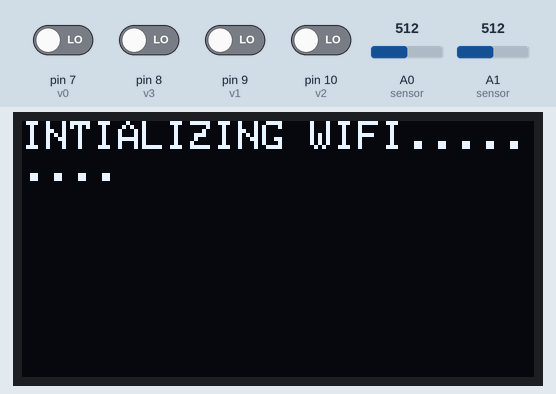
Simulated run of this sketch. Board: Arduino Nano, built with avr-gcc and run on an emulated ATmega328P. Parts: 128×64 one-colour display. The test bench sets the inputs (shaded band); at power-on: pin 7 (v0), pin 8 (v3), pin 9 (v1), pin 10 (v2) LOW, A0 (sensor) = 512, A1 (sensor) = 512. What the sketch prints to the serial monitor is not drawn.

Above: at 1.0 s.
At 2.7 s:
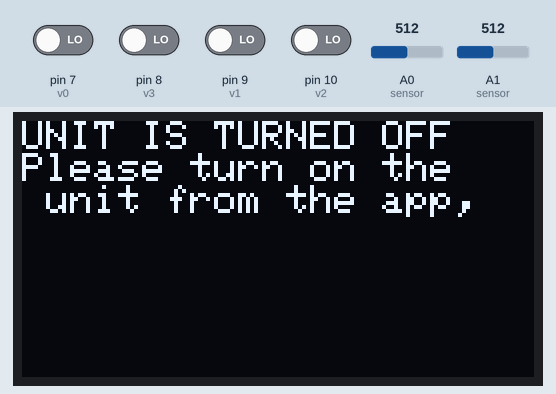
2.8 s: A0 (sensor) set to 434
5.8 s: A0 (sensor) set to 413
8.8 s: pin 7 (v0) driven HIGH and pin 8 (v3) driven HIGH
11.8 s: A1 (sensor) set to 501
At 12.85 s:
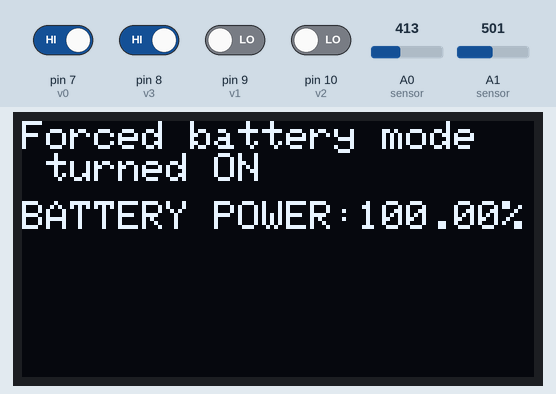
At 13.3 s:
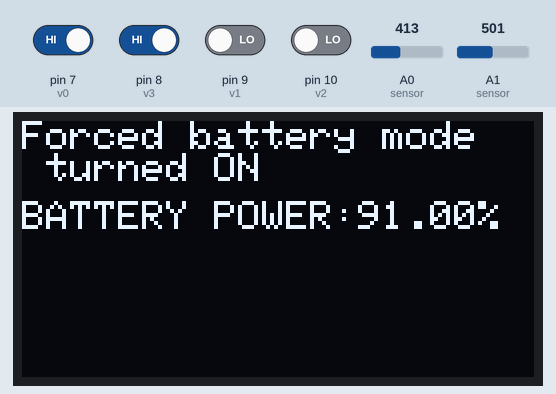
14.4 s: pin 7 (v0) driven LOW
At 15.0 s:
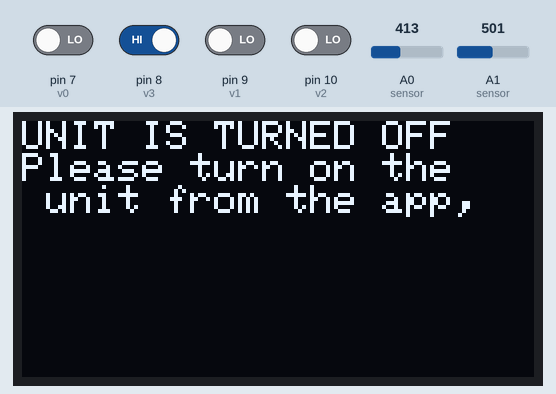
15.9 s: A1 (sensor) set to 439
18.9 s: A1 (sensor) set to 420
Timing chart, 0 to 21.4 s (numbered marks = the images above; inputs shaded):
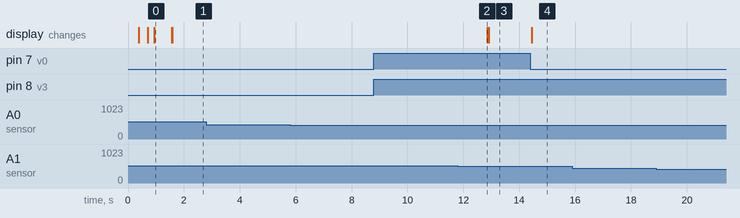

The sketch:

arduinocode.ino
```cpp
/*Final code for the Arduino onboard board which controls the  main switching of the smart power diverter unit*/
/*version 4.7 final update, future updates will be uploaded on the website or git hub page.*/
/*All previous iterations are removed and fixes are done--Anindya Malik*/
/*Note that the main controller board should be designed to have higher redundancy, do not forget to put/connect the signal wires coming
from the esp8266 board through a general-purpose diode as it prevents it from having any reverse polarity issues.*/

#include <Wire.h>
#include <Adafruit_SSD1306.h>

#define OLED_SDA A4 //defining the oled data pin
#define OLED_SCL A5 // defining the oled clock pin
#define OLED_RST 4 // reset pin is set to pin 4 of the Arduino nano

Adafruit_SSD1306 display(OLED_RST);

const int r1= 5; //declaration and assigning of the relays.
const int r2= 2;
const int r3= 3;
const int r4= 4;

int v0=7; //IOT input of the different signal wires.
int v1=9;
int v2=10;
int v3=8;

bool stateSwitched = false; //flags for switching
bool stateSwitched1 = false;
bool stateSwitched2 = false;

int sensor1, sensor2, sensor3, sensor4; //decleration of sensor input

void setup() {
  Serial.begin(9600);

  display.begin(SSD1306_SWITCHCAPVCC, 0x3C);
  display.setTextColor(WHITE);
  display.clearDisplay();

  pinMode(r1, OUTPUT);
  pinMode(r2, OUTPUT);
  pinMode(r3, OUTPUT);
  pinMode(r4, OUTPUT);

  pinMode(v0,INPUT);
  pinMode(v1,INPUT);
  pinMode(v2,INPUT);
  pinMode(v3,INPUT);

  display.setCursor(0,0);
display.setTextSize(1);
String m3="INTIALIZING WIFI........."; //Testing the display with any output.
for(int k=0;k<m3.length();k++){ //producing the output serially, to check/ determine the speed of the Arduino.
  display.write(m3[k]);
  display.display();
  delay(10);
}
  delay(600);

  display.clearDisplay(); //clearing the display.
  display.display();

}

void loop() {
  sensor1= analogRead(A0); //taking the reading from the first sensor, which is the mains voltage input.
  float voltage1 = sensor1 * (24.0 / 1023.0);
  float mp1 = map(voltage1, 1.00, 24.0, 0, 100); //mapping the mains voltage to make it much more readable and make it easier to display on the oled screen.;

  sensor2= analogRead(A1); // taking the reading for the second sensor which is used to take inputs for the battery or external source inputs.
  float voltage2 = sensor2 * (24.0 / 1023.0);
  float mp2=map(voltage2, 0.00, 12.00, 0, 100);  //  mapping the given values to make it easier to read.


  int v_0 = digitalRead(v0); // reading the different values of the IOT inputs which are assigned in the blynk cloud.
  int v_1 = digitalRead(v1);
  int v_2 = digitalRead(v2);
  int v_3 = digitalRead(v3);

  Serial.print("voltage1= ");
  Serial.print(voltage1);

  Serial.print("voltage2= ");
  Serial.println(voltage2);


  if(v_0==HIGH){ // main check, to check whether the main power switch is turned on or not  in the app.


    if(v_3==HIGH){ // logic for forced battery mode the highest priority mode in the app as well as  in the hardware.
    digitalWrite(r4,LOW);
    digitalWrite(r1,LOW);
    digitalWrite(r2,LOW);

     if (!stateSwitched) {
      digitalWrite(r3, LOW);
      delay(4000);  // Delay for relay switching
      digitalWrite(r3, HIGH);
      stateSwitched = true;
      stateSwitched1 = false;
      stateSwitched2 = false;
    }
    display.clearDisplay();
    display.setCursor(0, 0);
    display.print("Forced battery mode   turned ON");
    display.setCursor(0, 20);
    display.print("BATTERY POWER:");
    display.print(mp2);
    display.print("%");
    display.display();
    display.display();

  }

 else if((voltage1 < 20.00 && voltage2 < 12)||(v_2==HIGH)) { //external power sourcing mode logic 2nd priority mode.
    // Mains power is cut off, turn off relay 3 and turn on relay 4
    digitalWrite(r4, HIGH);
    digitalWrite(r2,LOW);
    digitalWrite(r1,LOW);

    if (!stateSwitched1) {
      digitalWrite(r3, LOW);
      delay(4000);
      digitalWrite(r3,HIGH);
      stateSwitched = false;
      stateSwitched1 = true;
      stateSwitched2 = false;
    }
    display.clearDisplay();
    display.setCursor(0, 0);
    display.print("External power       sourcing ENABLED");
    display.display();
  }

     else if ((voltage1 > 20.00)||(v_1==HIGH)) {  // main power sourcing logic which  has the least priority.
    // Mains power is present, turn on relay 1 and turn on relay 2
    digitalWrite(r1, HIGH);
    digitalWrite(r2, HIGH);
    digitalWrite(r4,LOW);
        display.clearDisplay();
    display.setCursor(0, 0);
    display.print("Main sourcing Enabled");

    if (!stateSwitched2) {
      digitalWrite(r3, LOW);
      delay(4000);  // Delay for relay switching
      digitalWrite(r3, HIGH);
      stateSwitched = false;
      stateSwitched1 = false;
      stateSwitched2 = true;
    }

    display.setCursor(0,8);
    display.print("INPUT POWER:"); // displaying the main power in percentage.
    display.print(mp1);
    display.print("%");
    display.setCursor(0,20);
    display.print("BATTERY POWER:"); //diaplaying the  battery power, the mapped one.
    display.print(mp2);
    display.print("%");
    display.display();
  }

  }
  else{
  digitalWrite(r1,LOW);
  digitalWrite(r2,LOW);
  digitalWrite(r3,LOW);
  digitalWrite(r4,LOW);
   stateSwitched = false;
   stateSwitched1 = false;
   stateSwitched2 = false;

   display.clearDisplay();
   display.setCursor(0,0);
   display.println("UNIT IS TURNED OFF  "); // the oled display will  display the following text if the main power switch is not turned on.
   display.print("Please turn on the    unit from the app,");
   display.display();

  }
}
```

Measured:
- the behaviour switches between 512 and 511 on A1 (sensor) (found by bisection; images 1 and 2)
- after the input at 2.8 s, every drawn part: stays the same
- after the input at 5.8 s, every drawn part: stays the same
- after the input at 8.8 s, every drawn part: stays the same
- after the input at 11.8 s, the display: first differs from a run without the input after 1.1 s (image 3)
- after the input at 14.4 s, the display: changes after 0.06 s (image 4)
- after the input at 15.9 s, every drawn part: stays the same
- after the input at 18.9 s, every drawn part: stays the same
- what the display in image 0 shows lasts 0.7 s, from 0.9 s to 1.6 s
